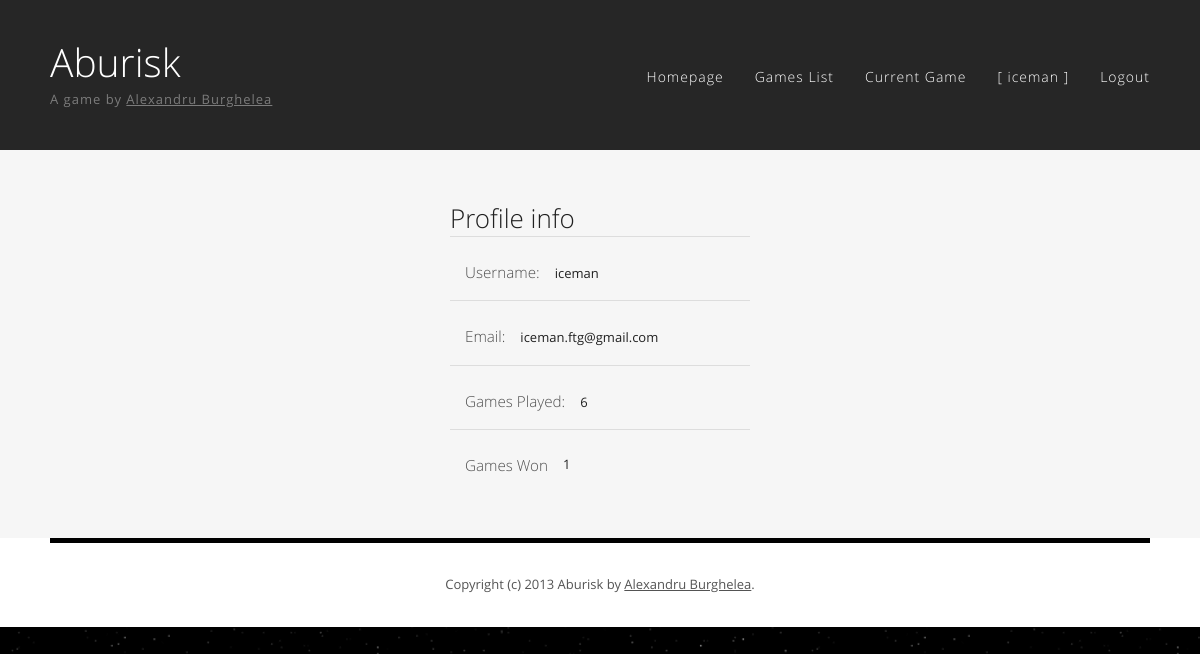
Before: /profile.php (signed in) with the older database file.
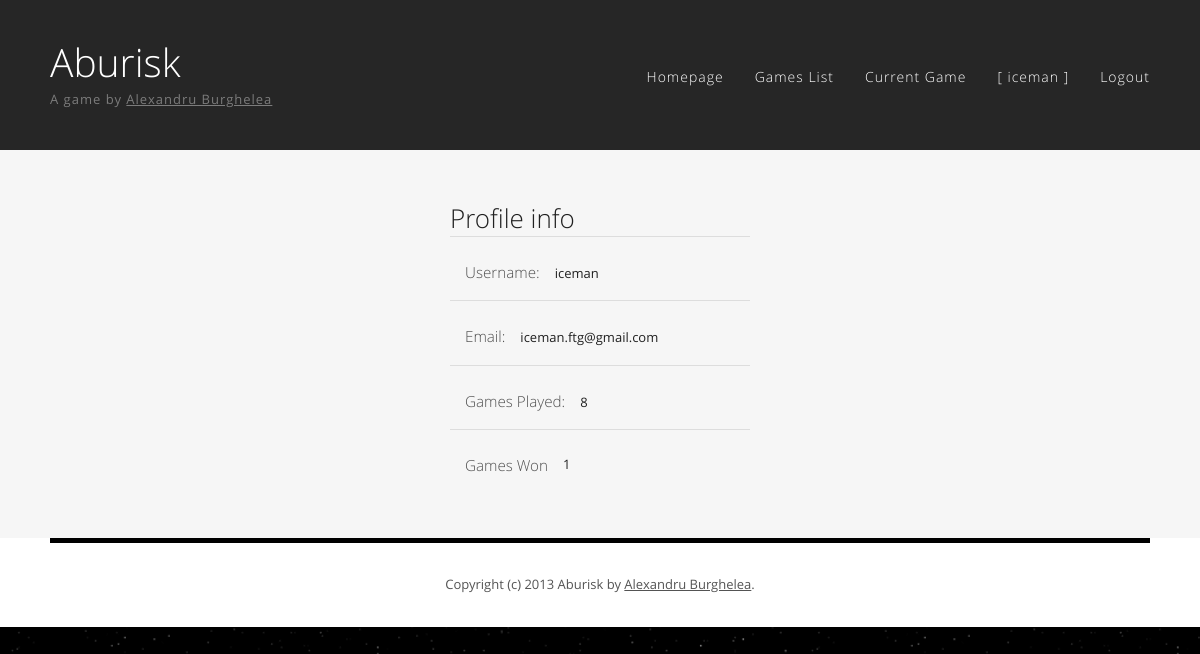
After: the same page with the newer database file.
### tables this page shows
CREATE TABLE IF NOT EXISTS `users` (
  `id` int(11) NOT NULL AUTO_INCREMENT,
  `username` varchar(20) NOT NULL,
  `email` varchar(45) NOT NULL,
  `password` varchar(45) NOT NULL,
  `played_games` int(11) NOT NULL DEFAULT '0',
  `won_games` int(11) NOT NULL DEFAULT '0',
  PRIMARY KEY (`id`)
);

### profile.php (called while the page is built)
<?php require_once "views/profile_interface.php" ?>

### auth/AuthManager.php (called while the page is built, shortened)
<?php
class AuthManager
{
    private static $userDao = NULL;
    private static function userDao()
    {
        if (!isset(self::$userDao))
            self::$userDao = new User();
        return self::$userDao;
    }
    public static function getLoggedInUserId()
    {
        $isSet = isset($_SESSION['user_id']);
        return $isSet ? $_SESSION['user_id'] : false;
    }
    public static function getLoggedInUserName()
    {
        return self::userDao()->getRowsByField('id', $_SESSION['user_id'])[0]->username;
    }
}
?>

### dao/database/Database.php (called while the page is built, shortened)
<?php
class Database implements IDatabase
{
    private static $instance = NULL;
    public static function connect()
    {
        if (!isset(self::$instance)) {
            self::$instance = new mysqli(HOST, USER, PASSWORD, DATABASE, PORT);
        }
        return self::$instance;
    }
}
?>

### dao/generic/MySqliIHelper.php (called while the page is built, shortened)
<?php
class MySqliIHelper
{
    protected $db;
    function __construct($db)
    {
        $this->db = $db;
    }
    protected function prepare_and_execute($query, $format = array(), $value = array(), $needs_preparation = 'false')
    {
        $stmt = $this->db->prepare($query);
        if ($needs_preparation == 'true') {
            if (!is_array($value))
                $value = array($value);
            if (!is_array($format))
                $format = array($format);
            $params = array_merge($format, $value);
            call_user_func_array(array($stmt, 'bind_param'), $this->ref_values($params));
        }
        $stmt->execute();
        $stmt->store_result();
        return $stmt;
    }
    protected function bind_table_header($stmt)
    {
        $row = array();
        $parameters = array();
        $meta = $stmt->result_metadata();
        while ($field = $meta->fetch_field()) {
            $parameters[] = & $row[$field->name];
        }
        call_user_func_array(array($stmt, 'bind_result'), $parameters);
        return $row;
    }
    protected function bind_results($stmt, $row)
    {
        $results = null;
        while ($stmt->fetch()) {
            $line = array();
            foreach ($row as $key => $val)
                $line[$key] = $val;
            $results[] = $line;
        }
        return $results;
    }
    protected function build_where_clause($arr)
    {
        return $arr . self::C_LIKE;
    }
    protected function build_aditional_params($orderby = '', $direction = '', $limit = '', $show = '')
    {
        return array($orderby, $limit);
    }
    protected function ref_values(&$arr)
    {
        if (strnatcmp(phpversion(), '5.3') >= 0) {
            $refs = array();
            foreach (array_keys($arr) as $key) {
                $refs[$key] = & $arr[$key];
            }
            return $refs;
        }
        return $arr;
    }
}

### dao/generic/GenericDao.php (called while the page is built, shortened)
<?php
require_once dirname(__FILE__) . '/Scaffold.php';
abstract class GenericDao implements IScaffold
{
    protected static $TABLE_NAME;
    private $scaffold;
    function __construct()
    {
        $this->scaffold = new Scaffold(self::$TABLE_NAME);
    }
    public function getRowsByField($field, $value, $orderby = '', $direction = 'ASC', $limit = '', $show = '')
    {
        $rows = $this->scaffold->getRowsByField($field, $value, $orderby, $direction, $limit, $show);
        return empty($rows) ? null : $this->mapRowsToObject($rows);
    }
    private function mapRowsToObject($rows)
    {
        $rtn = array();
        foreach ($rows as $object_row) {
            $object=new $classname();
            foreach ($object_row as $prop => $value) {
                $object->{$prop} = $value;
            }
            $rtn[] = $object;
        }
        return $rtn;
    }
}

### dao/generic/Scaffold.php (called while the page is built, shortened)
<?php
require_once dirname(__FILE__) . "/../database/Database.php";
require_once dirname(__FILE__) . "/../generic/MySqliIHelper.php";
class Scaffold extends MySqliIHelper implements IScaffold
{
    private $table;
    public function __construct($table)
    {
        $this->table = mysqli_real_escape_string($this->db, $table);
    }
    public function getRowsbyField($field, $value, $orderby = '', $direction = 'ASC', $limit = '', $show = '')
    {
        $format = "s";
        $where_clause = $this->build_where_clause($field);
        return $this->get_rows_from_db($value, $format, $where_clause, $orderby, $direction, $limit, $show);
    }
    protected function get_rows_from_db($value, $format, $where_clause, $orderby, $direction, $limit, $show)
    {
        list($orderby, $limit) = $this->build_aditional_params($orderby, $direction, $limit, $show);
        $query = sprintf(Scaffold::GET_ROWS_SQL, $this->table, $where_clause, $orderby, $limit);
        return $this->run_get($query, $format, $value, 'true');
    }
    private function run_get($query, $format, $value, $prepare = 'false')
    {
        $stmt = $this->prepare_and_execute($query, $format, $value, $prepare);
        $row = $this->bind_table_header($stmt);
        return $this->bind_results($stmt, $row);
    }
}
?>

### views/profile_interface.php (the view, shortened to what this page needs)
<!DOCTYPE HTML>
<html>
<?php require_once "head.php" ?>
<?php
if (isset($_GET['id']))
    $id = $_GET['id'];
else
    $id = AuthManager::getLoggedInUserId();
$user = new User();
$user = $user->getRowsByField('id', $id)[0];
?>
<body>
<div id="wrapper">
    <?php require_once "header.php" ?>
    <div id="page">
        <div id="content-center" style="width: 300px">
            <div id="profile">
                <h1>Profile info</h1>
                <ul class="style2">
                    <li class="">
                        <h3>
                            <a href="javascript:void(0);">
                                Username:
                            </a>
                        </h3>
                        <p>
                            <?php echo $user->username ?>
                        </p>
                    </li>
                    <li>
                        <h3>
                            <a href="javascript:void(0);">
                                Email:
                            </a>
                        </h3>
                        <p>
                            <?php echo $user->email ?>
                        </p>
                    </li>
                    <li>
                        <h3>
                            <a href="javascript:void(0);">
                                Games Played:
                            </a>
                        </h3>
                        <p>
                            <?php echo $user->played_games ?>
                        </p>
                    </li>
                    <li style="clear:both">
                        <h3>
                            <a href="javascript:void(0);">
                                Games Won
                            </a>
                        </h3>
                        <?php echo $user->won_games ?>
                    </li>
                </ul>
            </div>
        </div>
    </div>
</div>
</body>
</html>

### views/head.php (shortened to what this page needs)
<?php require_once dirname(__FILE__) . "/../auth/AuthManager.php" ?>
<head>
    <link href="resources/css/default.css" rel="stylesheet" type="text/css" media="all"/>
</head>

### views/header.php
<div id="header">
    <div id="logo">
        <h1><a href="#">Aburisk</a></h1>
        <p>A game by <a href="http://about.me/alexandru.burghelea" target="_blank">Alexandru Burghelea</a></p>
    </div>
    <div id="menu">
        <ul>
            <li><a href="/aburisk" accesskey="h" title="">Homepage</a></li>
            <li><a href="/aburisk/games_list.php" accesskey="g" title="">Games List</a></li>
            <li><a href="/aburisk/game.php" accesskey="g" title="">Current Game</a></li>
            <li><?php require_once dirname(__FILE__)."/user_info.php"?></li>
        </ul>
    </div>
</div>

### views/user_info.php (shortened to what this page needs)
<?php
if (!AuthManager::getLoggedInUserId()) {
    loginLink();
} else {
    profileLink();
}
function profileLink()
{
    $username = AuthManager::getLoggedInUserName();
    ?>
    <a href="/aburisk/profile.php" accesskey="p">[ <?php echo $username ?> ]</a>
    </li>
    <li>
    <a href="/aburisk/scripts/logout.php" accesskey="l">Logout</a>
<?php
}
    ?>

### resources/css/default.css (style rules this page uses)
html, body { height: 100%; }
body { margin: 0; padding: 0; background: #22222D url(../images/background.png) repeat content-box; font-family: 'Open Sans', sans-serif; font-size: 13px; color: #545454; }
h1, h2, h3 { margin: 0; padding: 0; font-weight: 300; }
p, ol, ul { margin-top: 0; margin-bottom: 0; }
p { line-height: 180%; }
a { color: #141414; }
#wrapper { overflow: hidden; width: 1200px; margin: 0 auto; background: #FFFFFF; box-shadow: 0 0 10px 5px rgba(0, 0, 0, .2); }
#header { overflow: hidden; height: 150px; background: #262626 repeat; }
#logo { float: left; width: 350px; padding: 30px 0 0 50px; }
#logo h1 { padding: 5px 10px 0 0; }
#logo h1 a { text-decoration: none; font-size: 1.5em; font-weight: 300; color: #FFFFFF; }
#logo p { display: block; padding: 0 0 0 0; letter-spacing: 1px; font-size: 1em; color: #7C7C7C; }
#logo p a { color: #7C7C7C; }
#menu { float: right; width: 700px; padding: 60px 50px 0 0; }
#menu ul { float: right; margin: 0; padding: 0 0 0 0; list-style: none; line-height: normal; }
#menu li { float: left; }
#menu a { display: block; margin-left: 1px; padding: 7px 0 7px 30px; letter-spacing: 1px; text-decoration: none; text-align: center; font-size: 14px; font-weight: 300; color: #FFFFFF; }
#page { overflow: hidden; width: 1100px; padding: 50px 50px; background: #F6F6F6; color: #202020; }
#content-center { width: 750px; margin: 0 auto; position: relative; overflow: hidden; }
#footer { overflow: hidden; margin: 0 50px; padding: 30px 0; border-top: 5px solid #000000; }
#footer p { text-align: center; }
#footer a { color: #545454; }
ul.style2 { margin: 0; padding: 0; list-style: none; }
ul.style2 li { padding: 25px 0 15px 0; border-top: 1px solid #DDDDDD; }
#profile ul.style2 h3 { padding: 0 15px 10px 15px; float: left; }
ul.style2 h3 { padding: 0 0 10px 0; float: none; }
ul.style2 h3 a { color: #4F4F4F; }
ul.style2 a { text-decoration: none; color: #919191; }

Changed rows visible on the page:
changed users "iceman": played_games "6" → "8"
